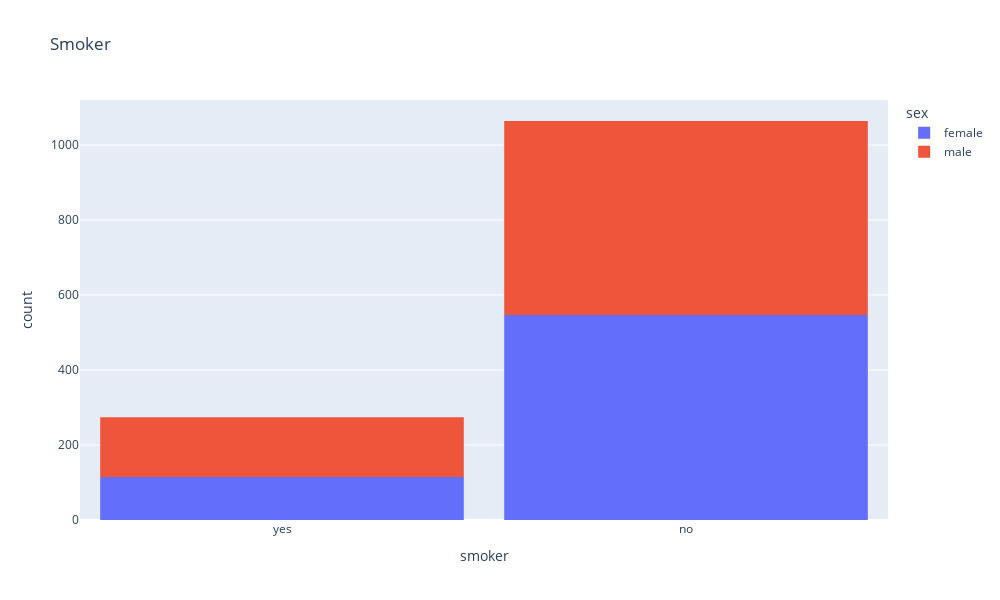

The notebook cell this image was saved under:
### Code cell
fig = px.histogram(medical_df,
            x='smoker',
            color='sex',
            title='Smoker')
fig.update_layout(bargap=0.1, width=1000,height=600)
fig.show()

### Figure 1 — Plotly figure (JSON) as saved in the notebook; plotly's stock layout.template omitted (floating-point values rounded to 4 significant figures; data arrays with more than 128 entries replaced by an {"elided": "..."} marker saying what was removed)
{"data": [{"alignmentgroup": "True", "bingroup": "x", "hovertemplate": "sex=female<br>smoker=%{x}<br>count=%{y}<extra></extra>", "legendgroup": "female", "marker": {"color": "#636efa", "pattern": {"shape": ""}}, "name": "female", "offsetgroup": "female", "orientation": "v", "showlegend": true, "type": "histogram", "x": {"elided": "662 str values"}, "xaxis": "x", "yaxis": "y"}, {"alignmentgroup": "True", "bingroup": "x", "hovertemplate": "sex=male<br>smoker=%{x}<br>count=%{y}<extra></extra>", "legendgroup": "male", "marker": {"color": "#EF553B", "pattern": {"shape": ""}}, "name": "male", "offsetgroup": "male", "orientation": "v", "showlegend": true, "type": "histogram", "x": {"elided": "676 str values"}, "xaxis": "x", "yaxis": "y"}], "layout": {"bargap": 0.1, "barmode": "relative", "height": 600, "legend": {"title": {"text": "sex"}, "tracegroupgap": 0}, "title": {"text": "Smoker"}, "width": 1000, "xaxis": {"anchor": "y", "autorange": true, "domain": [0, 1], "range": [-0.5, 1.5], "title": {"text": "smoker"}, "type": "category"}, "yaxis": {"anchor": "x", "autorange": true, "domain": [0, 1], "range": [0, 1120], "title": {"text": "count"}}}}
